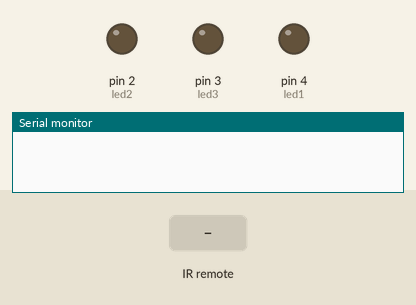
A sketch run on a simulated Arduino Uno, built with avr-gcc and run on an emulated ATmega328P. Shown: output pins drawn as LEDs (lit = HIGH), the last lines printed to the serial monitor. Inputs (shaded band) come from the test bench.

Above: at 1.2 s.
1.3 s: infrared code 0xFF30CF received
At 1.7 s:
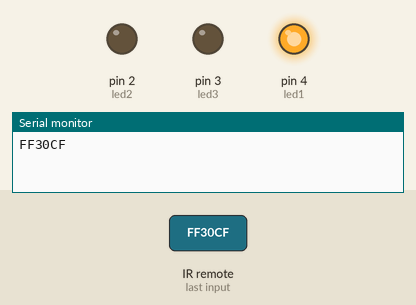
2.8 s: infrared code 0xFF18E7 received
At 4.1 s:
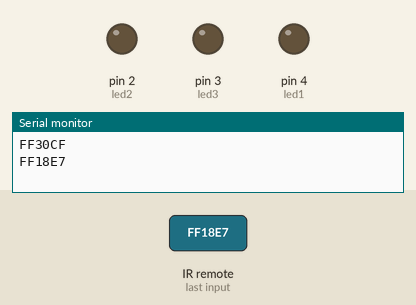
Timing chart, 0 to 5.8 s (numbered marks = the images above; inputs shaded):
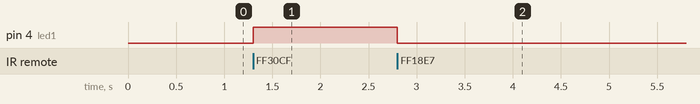

Measured:
- after the input at 1.3 s, pin 4 (led1): LOW → HIGH at once
- after the input at 2.8 s, pin 4 (led1): HIGH → LOW at once

The sketch:

IR.ino
```cpp
#include <IRremote.h>
int IRpin=8;
int led1=4;
int led2=2;
int led3=3;
IRrecv irrecv(IRpin);

decode_results results;

void setup() {
  Serial.begin(9600);
  irrecv.enableIRIn();
  pinMode(led1, OUTPUT);
  pinMode(led2, OUTPUT);
  pinMode(led3, OUTPUT);

}

void loop() {
  if(irrecv.decode(&results)){
    Serial.println(results.value, HEX);
    irrecv.resume();
  }

  if(/*led1==LOW && */results.value==0xFF30CF){
    digitalWrite(led1, HIGH);
  }
  if(/*led1==HIGH && */results.value==0xFF18E7){
    digitalWrite(led1, LOW);
  }
  /*if(led2==LOW && results.value==0xFF18E7){
    digitalWrite(led2, HIGH);
  }
  if(led2==HIGH && results.value==0xFF18E7){
    digitalWrite(led2, LOW);
  }
  if(led3==LOW && results.value==0xFF7A85){
    digitalWrite(led1, HIGH);
  }
  if(led3==HIGH && results.value==0xFF7A85){
    digitalWrite(led1, LOW);
  }*/
}
```
